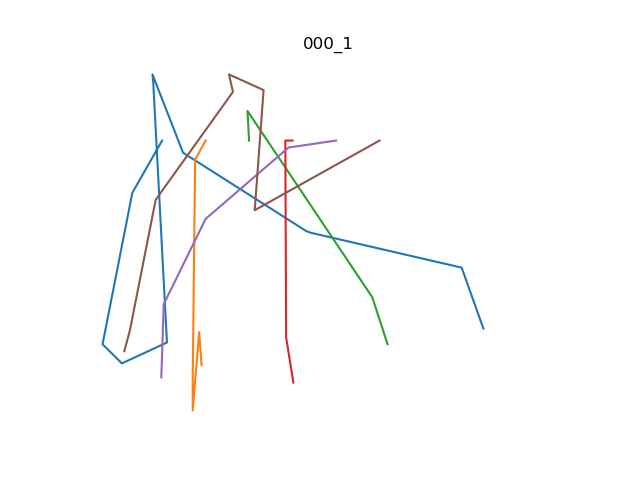
#> input picture data/test/10_10_2021/traces/sort_test/000_1.png, 640 x 480 px
$ python -i process_data.py   (imports and definitions only)
#> lines starting #> are read from the running program, lines starting #| are printed output that depends on the picture
import csv
from os import listdir

import matplotlib.pyplot as plt
import numpy
import numpy as np
import pandas as pd
import statsmodels.api as sm
from scipy import stats
from statsmodels.formula.api import ols
from statsmodels.graphics.api import interaction_plot
from statsmodels.stats.multicomp import pairwise_tukeyhsd

from eval_trace import find_similar_algo, sim_algo_hist, alphabetical_labels

DEFAULT_GRAPH_PATH = "../results/test_1/"


# [408 lines left out: functions extract_from_CSV, format_demographic, print_records, not called in this run]


def extract_pre_test(input):
    path_col = input[0].index("img_path")
    r_col = input[0].index("pre_test.response")

    ans = [line[path_col].split('_')[-1].split('.')[0] for line in input[11:] if line[path_col] != '']
    res = [parseStringLine(line[r_col])[0] for line in input[1:] if line[r_col] != '']

    total_correct = sum([1 if res[i] == ans[i] else 0 for i in range(len(res))])
    total_answered = sum([1 if r in ['a', 'b', 'c', 'd'] else 0 for r in res])

    return [total_correct, total_answered, round(float(total_correct / total_answered), 3)]


# [175 lines left out: functions extract_test_time, extract_run_time, get_new_demographic_table, extract_train_response_score, extract_response_score, parseStringLine and 1 more, not called in this run]


def containLabels(labels, ans):
    return not (False in [a in labels for a in ans])


# adjust spearman rank score to [0.0, 1.0] with weighting
# [5 lines left out: function score_adjustments, not called in this run]


def labels2Ints(labels, ints, res):
    return [ints[labels.index(r)] for r in res]


# [79 lines left out: functions extract_demographic, extract_comparison, extract_train_comparison, extract_mouse_trace, extract_free_response, parseTrace and 1 more, not called in this run]


def string2pairlist(str):
    labels = parseStringLine(str)
    return [[labels[2 * i], labels[2 * i + 1]] for i in range(len(labels) // 2)]


# print ANOVA and Tukey statistics and generate line graphs for one-way/two-way ANOVA
# [371 lines left out: functions ANOVA_with_graph, t_test_with_graph, draw_sim_hist_graph, draw_sim_mean_graph, eval_alg_sim, sort_statistical_tests and 4 more, not called in this run]

>>> import cv2
>>> picture = cv2.imread('../test/10_10_2021/traces/sort_test/000_1.png', cv2.IMREAD_GRAYSCALE)
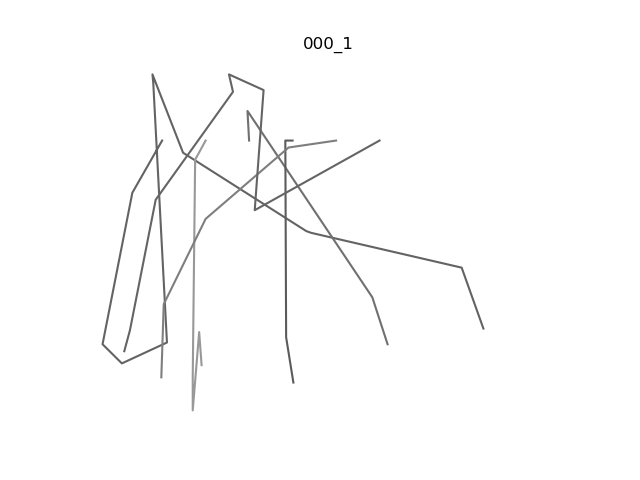
#> picture: shape (480, 640); min 0, max 255, mean 252.1
#> (the run stopped early here; a loop or call above may not have finished)

$ run again, on data/test/10_10_2021/traces/sort_test/jl04_1.png
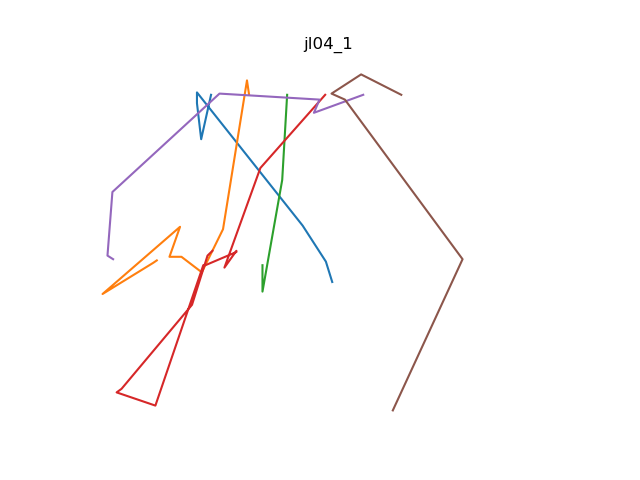
#> input picture data/test/10_10_2021/traces/sort_test/jl04_1.png, 640 x 480 px
#> `picture = cv2.imread('../test/10_10_2021/traces/sort_test/000_1.png', ..`:
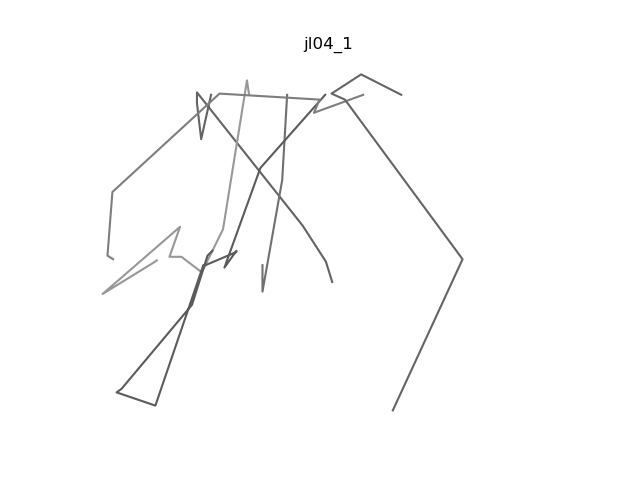
#> picture: shape (480, 640); min 0, max 255, mean 252.5

$ run again, on data/test/10_10_2021/traces/sort_test/jl04_2.png
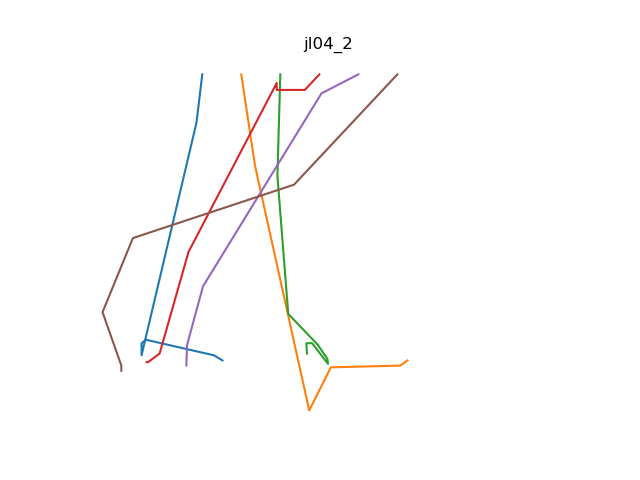
#> input picture data/test/10_10_2021/traces/sort_test/jl04_2.png, 640 x 480 px
#> `picture = cv2.imread('../test/10_10_2021/traces/sort_test/000_1.png', ..`:
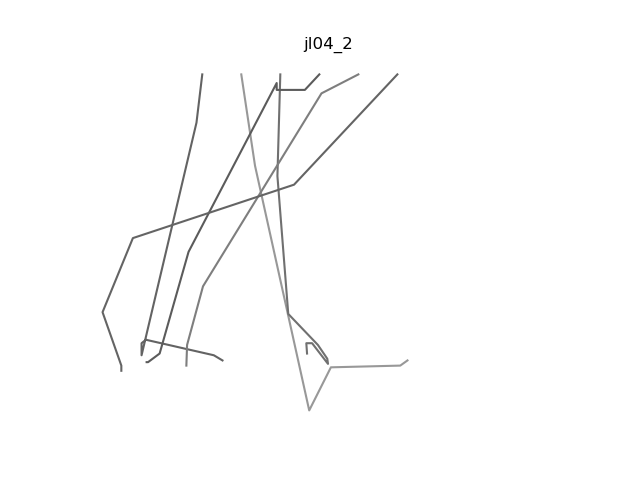
#> picture: shape (480, 640); min 0, max 255, mean 252.6

$ run again, on data/test/10_10_2021/traces/sort_test/jl05_3.png
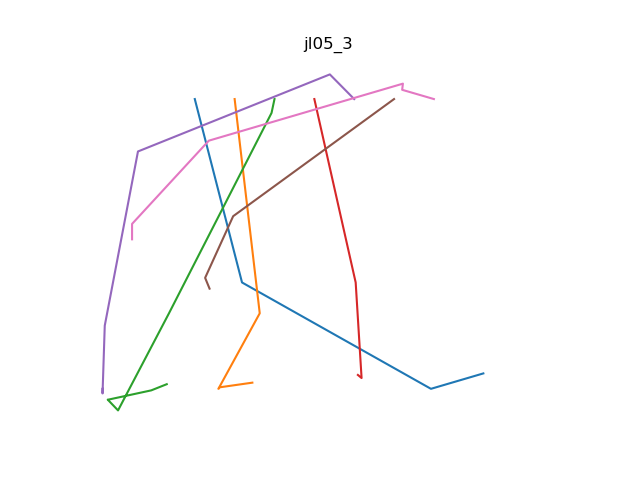
#> input picture data/test/10_10_2021/traces/sort_test/jl05_3.png, 640 x 480 px
#> `picture = cv2.imread('../test/10_10_2021/traces/sort_test/000_1.png', ..`:
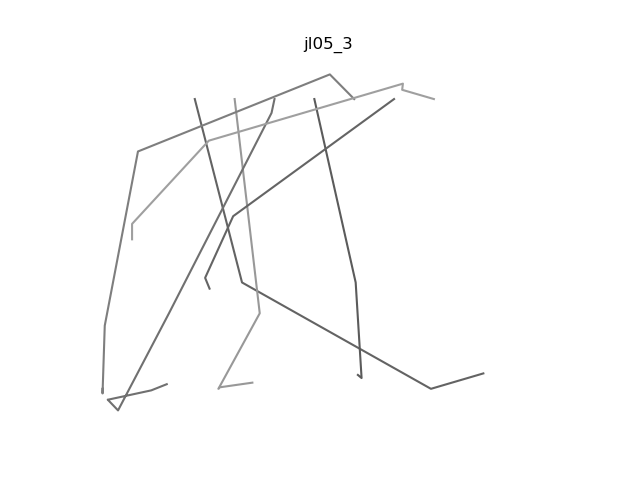
#> picture: shape (480, 640); min 0, max 255, mean 252.5
